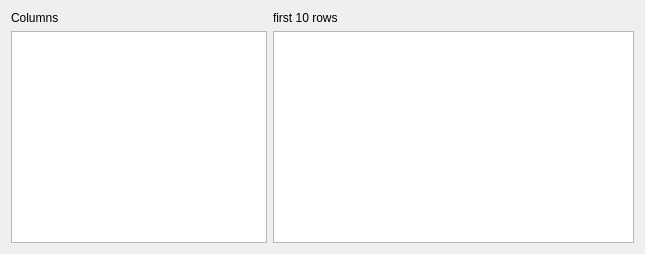
<?xml version="1.0" encoding="UTF-8"?>
<ui version="4.0">
 <class>Dialog</class>
 <widget class="QDialog" name="Dialog">
  <property name="geometry">
   <rect>
    <x>0</x>
    <y>0</y>
    <width>645</width>
    <height>254</height>
   </rect>
  </property>
  <property name="windowTitle">
   <string>Dataset Info</string>
  </property>
  <layout class="QGridLayout" name="gridLayout" columnstretch="0,1">
   <item row="1" column="0">
    <widget class="QListView" name="ColumnList">
     <property name="editTriggers">
      <set>QAbstractItemView::NoEditTriggers</set>
     </property>
    </widget>
   </item>
   <item row="0" column="0">
    <widget class="QLabel" name="ColumnsLabel">
     <property name="text">
      <string>Columns</string>
     </property>
    </widget>
   </item>
   <item row="1" column="1">
    <widget class="QTableView" name="DataframeTable">
     <property name="editTriggers">
      <set>QAbstractItemView::NoEditTriggers</set>
     </property>
     <property name="sortingEnabled">
      <bool>false</bool>
     </property>
    </widget>
   </item>
   <item row="0" column="1">
    <widget class="QLabel" name="DataframeLabel">
     <property name="text">
      <string>first 10 rows</string>
     </property>
    </widget>
   </item>
  </layout>
 </widget>
 <resources/>
 <connections/>
</ui>
